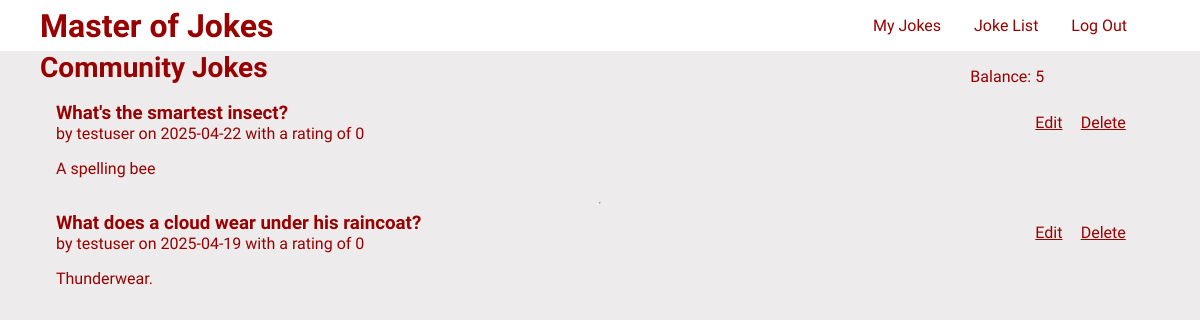
/community (signed in), run on the app's committed database.
### tables this page shows
CREATE TABLE user (
  id INTEGER PRIMARY KEY AUTOINCREMENT,
  email TEXT NOT NULL,
  nickname TEXT UNIQUE NOT NULL,
  password TEXT NOT NULL,
  balance INTEGER,
  role TEXT NOT NULL
);

CREATE TABLE joke (
  id INTEGER PRIMARY KEY AUTOINCREMENT,
  author_id INTEGER NOT NULL,
  created TIMESTAMP NOT NULL DEFAULT CURRENT_TIMESTAMP,
  title TEXT NOT NULL,
  body TEXT NOT NULL,
  UNIQUE (title, author_id),
  FOREIGN KEY (author_id) REFERENCES user (id)
);

### moj/blog.py (the view)
@bp.route("/community")
@login_required
def community():
    if g.user["role"] == "moderator":
        return redirect(url_for("moderator.index"))
    db = get_db()
    community_jokes = db.execute(
        "SELECT j.id, title, body, created, author_id, nickname"
        " FROM joke j JOIN user u ON j.author_id = u.id"
        " ORDER BY created DESC",
    ).fetchall()
    logger.info(f"Community jokes: {community_jokes}")
    return render_template("blog/community.html", community_jokes=community_jokes)

### moj/__init__.py (called while the page is built)
def log_function_calls(func):
    @functools.wraps(func)
    def wrapper(*args, **kwargs):
        logger.debug(f"Entering: {func.__name__}")
        result = func(*args, **kwargs)
        logger.debug(f"Exiting: {func.__name__} with result: {result}")
        return result
    return wrapper

### moj/auth.py (called while the page is built)
@bp.before_app_request
def load_logged_in_user():
    user_id = session.get("user_id")
    if user_id is None:
        g.user = None
    else:
        g.user = (
            get_db().execute("SELECT * FROM user WHERE id = ?", (user_id,)).fetchone()
        )

def login_required(view):
    @functools.wraps(view)
    def wrapped_view(**kwargs):
        if g.user is None:
            logger.warning("User not logged in")
            return redirect(url_for("auth.login"))
        return view(**kwargs)
    return wrapped_view

### moj/db.py (called while the page is built)
def get_db():
    if "db" not in g:
        g.db = sqlite3.connect(
            current_app.config["DATABASE"], detect_types=sqlite3.PARSE_DECLTYPES
        )
        g.db.row_factory = sqlite3.Row
        logger.debug("Database connection established")
    return g.db

### moj/templates/blog/community.html (shortened to what this page needs)
{% extends "base.html" %}
{% block content %}
  <div class="page-header-container">
    <h1 class="page-title">
      Community Jokes
    </h1>
    <p class="action">Balance: {{ g.user["balance"] }}</p>
  </div>
  {% for community_joke in community_jokes %}
    <article class="joke">
      <header>
        <div>
          <h1>{{ community_joke['title'] }}</h1>
          <div class="about">
            by {{ community_joke['nickname'] }} on {{ community_joke['created'].strftime('%Y-%m-%d') }}
            with a rating of {{ get_joke_rating(community_joke["id"]) }}
          </div>
        </div>
        <div class="community-page-action-container">
          {% if g.user["id"] == community_joke["author_id"] %}
            <a class="action" href="{{ url_for('blog.update', id=community_joke['id']) }}">Edit</a>
            <form action="{{ url_for('blog.delete', id=community_joke['id']) }}" method="post">
              <button
                type="submit"
                onclick="return confirm('Are you sure?');"
              >
                <a class="action">
                  Delete
                </a>
              </button>
            </form>
          {% endif %}
        </div>
      </header>
      <p class="body">{{ community_joke['body'] }}</p>
    </article>
    {% if not loop.last %}
    <hr />
    {% endif %}
  {% endfor %}
{% endblock %}

### moj/static/style.css (style rules this page uses)
* { font-family: "Atma"; color: #990000; }
h1, h2, h3, h4, h5, h6 { padding: 0; margin: 0; cursor: default; }
.page-title { font-size: 1.75em; }
.page-header-container { display: grid; grid-template-columns: 4fr 1.5fr; }
.action { display: flex; justify-content: center; align-items: center; }
.joke { padding: 0 1em; }
.joke > header { display: grid; grid-template-columns: 8fr 1fr; }
.community-page-action-container, .moderator-user-page-action-container { display: flex; justify-content: space-evenly; }
.community-page-action-container > form, .moderator-user-page-action-container > form { display: flex; justify-content: center; }
.community-page-action-container > form > button, .moderator-user-page-action-container > form > button { background-color: transparent; border: none; text-decoration: underline; cursor: pointer; font-size: 1em; font-weight: normal; }

### data on the page
user: user.balance "5"
joke: title "What's the smartest insect?", nickname "testuser", created "2025-04-22", get_joke_rating "0", body "A spelling bee"
joke: title "What does a cloud wear under his raincoat?", nickname "testuser", created "2025-04-19", get_joke_rating "0", body "Thunderwear."
